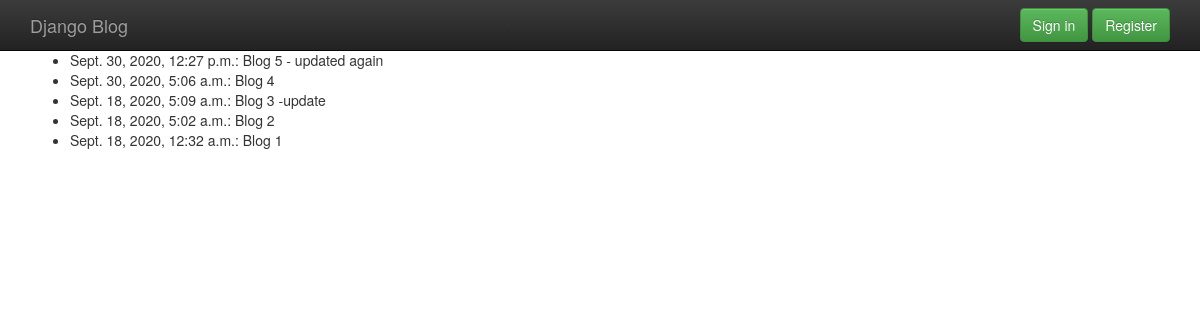
Before: /archive/ with the older database file.
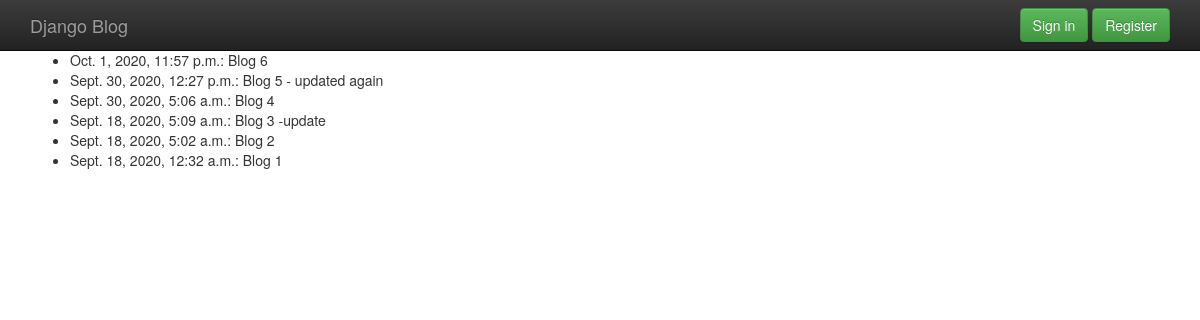
After: the same page with the newer database file.
### blog/models.py (models this page shows, shortened)
class Post(models.Model):
    title = models.CharField(max_length=100)
    content = models.TextField()
    date_posted = models.DateTimeField(default=timezone.now)
    author = models.ForeignKey(User, on_delete=models.CASCADE)

### blog/templates/blog/post_archive.html (shortened to what this page needs)
{% extends 'blog/base.html' %}
{% load crispy_forms_tags %}
{% block content %}
<div class="container">
    <section>
        <ul>
            {% for post in latest %}
                 <li>{{ post.date_posted }}: {{ post.title }}</li>
            {% endfor %}
        </ul>
    </section>
</div>
{% endblock content %}

Changed rows visible on the page:
added Post: date_posted "Oct. 1, 2020, 11:57 p.m.", title "Blog 6"
